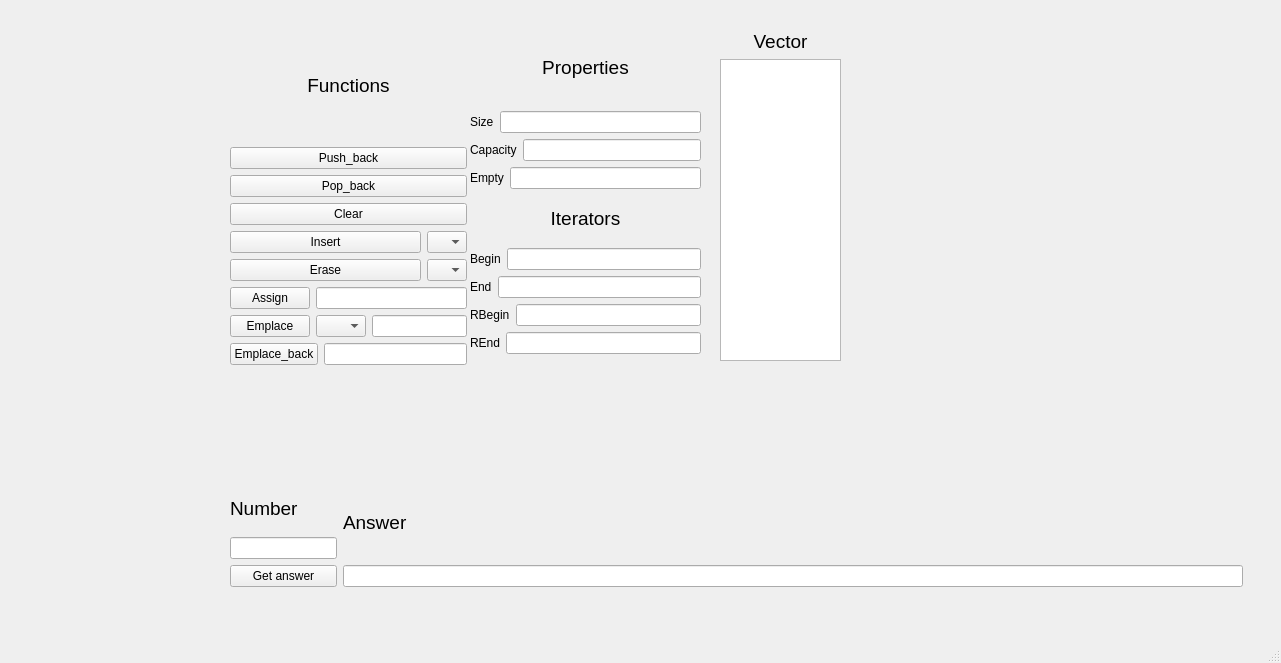
<?xml version="1.0" encoding="UTF-8"?>
<ui version="4.0">
 <class>MainWindow</class>
 <widget class="QMainWindow" name="MainWindow">
  <property name="geometry">
   <rect>
    <x>0</x>
    <y>0</y>
    <width>1281</width>
    <height>663</height>
   </rect>
  </property>
  <property name="windowTitle">
   <string>MainWindow</string>
  </property>
  <widget class="QWidget" name="centralwidget">
   <widget class="QWidget" name="layoutWidget">
    <property name="geometry">
     <rect>
      <x>720</x>
      <y>30</y>
      <width>121</width>
      <height>331</height>
     </rect>
    </property>
    <layout class="QVBoxLayout" name="verticalLayout">
     <item>
      <widget class="QLabel" name="label">
       <property name="font">
        <font>
         <pointsize>14</pointsize>
        </font>
       </property>
       <property name="text">
        <string>Vector</string>
       </property>
       <property name="alignment">
        <set>Qt::AlignCenter</set>
       </property>
      </widget>
     </item>
     <item>
      <widget class="QTableView" name="tableView"/>
     </item>
    </layout>
   </widget>
   <widget class="QWidget" name="layoutWidget">
    <property name="geometry">
     <rect>
      <x>230</x>
      <y>30</y>
      <width>237</width>
      <height>335</height>
     </rect>
    </property>
    <layout class="QVBoxLayout" name="verticalLayout_4">
     <item>
      <widget class="QLabel" name="label_3">
       <property name="font">
        <font>
         <pointsize>14</pointsize>
        </font>
       </property>
       <property name="text">
        <string>Functions</string>
       </property>
       <property name="alignment">
        <set>Qt::AlignCenter</set>
       </property>
      </widget>
     </item>
     <item>
      <layout class="QVBoxLayout" name="verticalLayout_3">
       <item>
        <widget class="QPushButton" name="pushBack">
         <property name="text">
          <string>Push_back</string>
         </property>
        </widget>
       </item>
       <item>
        <widget class="QPushButton" name="popBack">
         <property name="text">
          <string>Pop_back</string>
         </property>
        </widget>
       </item>
       <item>
        <widget class="QPushButton" name="clear">
         <property name="text">
          <string>Clear</string>
         </property>
        </widget>
       </item>
       <item>
        <layout class="QHBoxLayout" name="horizontalLayout_9">
         <item>
          <widget class="QPushButton" name="insert">
           <property name="text">
            <string>Insert</string>
           </property>
          </widget>
         </item>
         <item>
          <widget class="QComboBox" name="inserBox">
           <property name="maximumSize">
            <size>
             <width>40</width>
             <height>16777215</height>
            </size>
           </property>
          </widget>
         </item>
        </layout>
       </item>
       <item>
        <layout class="QHBoxLayout" name="horizontalLayout_16">
         <item>
          <widget class="QPushButton" name="erase">
           <property name="text">
            <string>Erase</string>
           </property>
          </widget>
         </item>
         <item>
          <widget class="QComboBox" name="eraseBox">
           <property name="maximumSize">
            <size>
             <width>40</width>
             <height>16777215</height>
            </size>
           </property>
          </widget>
         </item>
        </layout>
       </item>
       <item>
        <layout class="QHBoxLayout" name="horizontalLayout_10">
         <item>
          <layout class="QHBoxLayout" name="horizontalLayout_15">
           <item>
            <widget class="QPushButton" name="assign">
             <property name="text">
              <string>Assign</string>
             </property>
            </widget>
           </item>
           <item>
            <widget class="QLineEdit" name="assginLine">
             <property name="inputMask">
              <string/>
             </property>
            </widget>
           </item>
          </layout>
         </item>
        </layout>
       </item>
       <item>
        <layout class="QHBoxLayout" name="horizontalLayout_11">
         <item>
          <widget class="QPushButton" name="emplace">
           <property name="text">
            <string>Emplace</string>
           </property>
          </widget>
         </item>
         <item>
          <widget class="QComboBox" name="emplaceBox">
           <property name="maximumSize">
            <size>
             <width>50</width>
             <height>16777215</height>
            </size>
           </property>
          </widget>
         </item>
         <item>
          <widget class="QLineEdit" name="emplaceLine"/>
         </item>
        </layout>
       </item>
       <item>
        <layout class="QHBoxLayout" name="horizontalLayout_12">
         <item>
          <widget class="QPushButton" name="emplaceBack">
           <property name="text">
            <string>Emplace_back</string>
           </property>
          </widget>
         </item>
         <item>
          <widget class="QLineEdit" name="emplaceBackLine"/>
         </item>
        </layout>
       </item>
      </layout>
     </item>
    </layout>
   </widget>
   <widget class="QWidget" name="layoutWidget">
    <property name="geometry">
     <rect>
      <x>470</x>
      <y>30</y>
      <width>231</width>
      <height>324</height>
     </rect>
    </property>
    <layout class="QVBoxLayout" name="verticalLayout_8">
     <item>
      <layout class="QVBoxLayout" name="verticalLayout_7">
       <item>
        <widget class="QLabel" name="label_5">
         <property name="font">
          <font>
           <pointsize>14</pointsize>
          </font>
         </property>
         <property name="text">
          <string>Properties</string>
         </property>
         <property name="alignment">
          <set>Qt::AlignCenter</set>
         </property>
        </widget>
       </item>
       <item>
        <layout class="QVBoxLayout" name="verticalLayout_6">
         <item>
          <layout class="QHBoxLayout" name="horizontalLayout_7">
           <item>
            <widget class="QLabel" name="size">
             <property name="text">
              <string>Size</string>
             </property>
            </widget>
           </item>
           <item>
            <widget class="QLineEdit" name="sizeLine"/>
           </item>
          </layout>
         </item>
         <item>
          <layout class="QHBoxLayout" name="horizontalLayout_8">
           <item>
            <widget class="QLabel" name="capacity">
             <property name="text">
              <string>Capacity</string>
             </property>
            </widget>
           </item>
           <item>
            <widget class="QLineEdit" name="capacityLine"/>
           </item>
          </layout>
         </item>
         <item>
          <layout class="QHBoxLayout" name="horizontalLayout_14">
           <item>
            <widget class="QLabel" name="empty">
             <property name="text">
              <string>Empty</string>
             </property>
            </widget>
           </item>
           <item>
            <widget class="QLineEdit" name="emptyLine">
             <property name="readOnly">
              <bool>true</bool>
             </property>
            </widget>
           </item>
          </layout>
         </item>
        </layout>
       </item>
      </layout>
     </item>
     <item>
      <layout class="QVBoxLayout" name="verticalLayout_5">
       <item>
        <widget class="QLabel" name="label_4">
         <property name="font">
          <font>
           <pointsize>14</pointsize>
          </font>
         </property>
         <property name="text">
          <string>Iterators</string>
         </property>
         <property name="alignment">
          <set>Qt::AlignCenter</set>
         </property>
        </widget>
       </item>
       <item>
        <layout class="QVBoxLayout" name="verticalLayout_2">
         <item>
          <layout class="QHBoxLayout" name="horizontalLayout">
           <item>
            <widget class="QLabel" name="begin">
             <property name="text">
              <string>Begin</string>
             </property>
            </widget>
           </item>
           <item>
            <widget class="QLineEdit" name="beginLine">
             <property name="readOnly">
              <bool>true</bool>
             </property>
            </widget>
           </item>
          </layout>
         </item>
         <item>
          <layout class="QHBoxLayout" name="horizontalLayout_2">
           <item>
            <widget class="QLabel" name="end">
             <property name="text">
              <string>End</string>
             </property>
            </widget>
           </item>
           <item>
            <widget class="QLineEdit" name="endLine">
             <property name="readOnly">
              <bool>true</bool>
             </property>
            </widget>
           </item>
          </layout>
         </item>
         <item>
          <layout class="QHBoxLayout" name="horizontalLayout_6">
           <item>
            <widget class="QLabel" name="rBegin">
             <property name="text">
              <string>RBegin</string>
             </property>
            </widget>
           </item>
           <item>
            <widget class="QLineEdit" name="rBeginLine">
             <property name="readOnly">
              <bool>true</bool>
             </property>
            </widget>
           </item>
          </layout>
         </item>
         <item>
          <layout class="QHBoxLayout" name="horizontalLayout_4">
           <item>
            <widget class="QLabel" name="rEnd">
             <property name="text">
              <string>REnd</string>
             </property>
            </widget>
           </item>
           <item>
            <widget class="QLineEdit" name="rEndLine">
             <property name="readOnly">
              <bool>true</bool>
             </property>
            </widget>
           </item>
          </layout>
         </item>
        </layout>
       </item>
      </layout>
     </item>
    </layout>
   </widget>
   <widget class="QWidget" name="layoutWidget">
    <property name="geometry">
     <rect>
      <x>230</x>
      <y>486</y>
      <width>1013</width>
      <height>101</height>
     </rect>
    </property>
    <layout class="QHBoxLayout" name="horizontalLayout_3">
     <item>
      <layout class="QVBoxLayout" name="verticalLayout_9">
       <item>
        <widget class="QLabel" name="number">
         <property name="font">
          <font>
           <pointsize>14</pointsize>
          </font>
         </property>
         <property name="text">
          <string>Number</string>
         </property>
        </widget>
       </item>
       <item>
        <widget class="QLineEdit" name="numberLine">
         <property name="text">
          <string/>
         </property>
        </widget>
       </item>
       <item>
        <widget class="QPushButton" name="getAnswer">
         <property name="minimumSize">
          <size>
           <width>100</width>
           <height>0</height>
          </size>
         </property>
         <property name="text">
          <string>Get answer</string>
         </property>
        </widget>
       </item>
      </layout>
     </item>
     <item>
      <layout class="QVBoxLayout" name="verticalLayout_10">
       <item>
        <widget class="QLabel" name="answer">
         <property name="font">
          <font>
           <pointsize>14</pointsize>
          </font>
         </property>
         <property name="text">
          <string>Answer</string>
         </property>
        </widget>
       </item>
       <item>
        <widget class="QLineEdit" name="answerLine">
         <property name="minimumSize">
          <size>
           <width>900</width>
           <height>0</height>
          </size>
         </property>
         <property name="text">
          <string/>
         </property>
        </widget>
       </item>
      </layout>
     </item>
    </layout>
   </widget>
  </widget>
  <widget class="QMenuBar" name="menubar">
   <property name="geometry">
    <rect>
     <x>0</x>
     <y>0</y>
     <width>1281</width>
     <height>26</height>
    </rect>
   </property>
  </widget>
  <widget class="QStatusBar" name="statusbar"/>
 </widget>
 <resources/>
 <connections/>
</ui>
